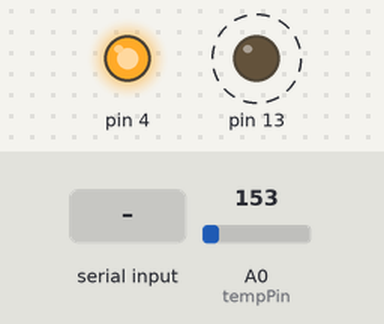
Bench run of a sketch on a simulated Arduino Uno, built with avr-gcc and run on an emulated ATmega328P. Parts: output pins drawn as LEDs (lit = HIGH). Dashed ring = blinking. The inputs (shaded band) are chosen by the test bench; at power-on: A0 (tempPin) = 153. What the sketch prints to the serial monitor is not drawn.

Above: at 1.5 s.
1.6 s: "1" received over the second serial link
Timing chart, 0 to 11.1 s (numbered marks = the images above; inputs shaded):
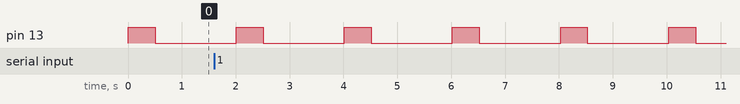

The sketch:

Bluetooth_Transmitter.ino
```cpp
/******************************************************************************
OLEd Bluetooth Transmitter

by Chris Rouse Oct 2015

HC05  Bluetooth Transmitter/Receiver

Wire HC05
This is a 3v device and although the board has a 3v regulator
the connections will need a logic level convertor
  Vcc to Arduino 5 volts
  Gnd to Arduino Gnd
  Tx to Arduino pin 2
  Rx to Arduino pin 3

Wire TMP 36
 Vcc to Arduino 5 volts
 Gnd to Arduino Gnd
 Signal to Arduino Analog pin 0

******************************************************************************/

#include <SoftwareSerial.h>
SoftwareSerial bluetooth(2, 3); // RX, TX
//TMP36 Pin Variables
int tempPin = 14; //the analog pin the TMP36's Vout (sense) pin is connected to
//the resolution is 10 mV / degree centigrade with a
//500 mV offset to allow for negative temperatures
int tempReading; // the analog reading from the sensor
double aref_voltage = 5.0;
String stringTemp = "";

void setup()
{
  // Start the hardware serial port
  Serial.begin(9600);
  // use pin 4 to activate KEY
  pinMode(4, OUTPUT);
  digitalWrite(4, HIGH);
  pinMode(13, OUTPUT);
  digitalWrite(13, LOW);
  bluetooth.begin(9600);
}

void loop()
{
  // get temperature
  tempReading = analogRead(tempPin);
  // converting that reading to voltage, which is based off the reference voltage
  float voltage = tempReading * aref_voltage;
  voltage /= 1024.0;
  float temperatureC = (voltage - 0.5) * 100 ; //converting from 10 mv per degree with 500 mV offset
  // now send it
  //
  stringTemp = String(int(temperatureC));
  bluetooth.print(stringTemp + "\260C#");
  digitalWrite(13, HIGH);
  delay(500);
  digitalWrite(13, LOW);
  //
  bluetooth.listen();
  // while there is data coming in, read it
  // and send to the hardware serial port:
  while (bluetooth.available() > 0) {
    char inByte = bluetooth.read();
    Serial.write(inByte);
  }

   // Read user input if available.
 if (Serial.available()){
 delay(10); // The DELAY!
 bluetooth.write(Serial.read());
 }

 delay(1500);
}
```

Measured:
- by itself, pin 13: alternates HIGH for 0.50 s and LOW for 1.5 s
